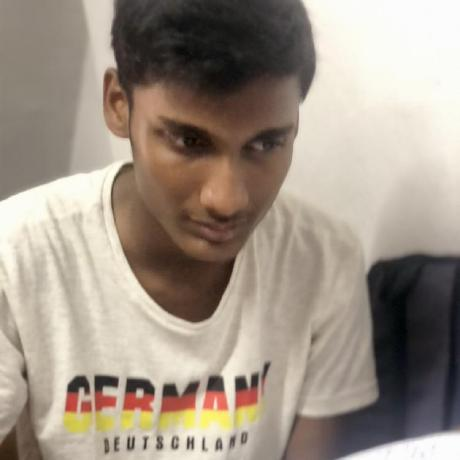
#> input picture photo.jpg, 460 x 460 px
$ python build_banner.py
#> lines starting #> are read from the running program, lines starting #| are printed output that depends on the picture; after the words box and inside, x2 and y2 are one past the last pixel; in counts of white or black regions, pixels touching at a corner belong together
"""
Build animated terminal banners (dark.svg and light.svg) adhering strictly to the
GitHub Profile Master Prompt specification.

Terminal Dimensions: 1180x610
Title: profile.sh --live
Left: ~38% portrait frame labelled VISUAL.MAP
Right: SYSTEM.INFO readout with computed dotted leaders, pulsing red LIVE badge, handle pill.
Palette:
  Portrait: #A78BFA (dark) / #7C3AED (light)
  UI Chrome: #22D3EE (dark) / #0891B2 (light)
  Accent: #10B981
  Background: #0A101F (dark) / #F8FAFC (light)
"""

import os
import math
import html
import numpy as np
from PIL import Image, ImageOps, ImageFilter, ImageDraw
import xml.etree.ElementTree as ET

def create_sample_avatar(width=280, height=340):
    """
    Fallback artistic high-tech head-and-shoulders silhouette
    if no external user photo is found.
    """
    img = Image.new("L", (width, height), color=0)
    draw = ImageDraw.Draw(img)

    cx, cy = width // 2, 130
    draw.ellipse([cx - 58, cy - 75, cx + 58, cy + 65], fill=195)
    draw.polygon([(cx - 45, cy + 30), (cx + 45, cy + 30), (cx, cy + 85)], fill=180)
    draw.rectangle([cx - 28, cy + 65, cx + 28, cy + 130], fill=150)
    draw.ellipse([cx - 135, cy + 115, cx + 135, cy + 310], fill=135)
    draw.ellipse([cx - 62, cy - 88, cx + 62, cy - 10], fill=80)
    draw.rectangle([cx - 38, cy - 15, cx - 12, cy - 8], fill=40)
    draw.rectangle([cx + 12, cy - 15, cx + 38, cy - 8], fill=40)
    draw.line([(cx, cy - 5), (cx - 4, cy + 22), (cx + 4, cy + 22)], fill=90, width=2)
    draw.line([(cx - 18, cy + 42), (cx + 18, cy + 42)], fill=60, width=3)
    return img

def process_portrait(image_path=None, grid_w=280, grid_h=340, dark_mode=True):
    """
    Implements Floyd-Steinberg dithering in serpentine order
    with contrast, autocontrast and unsharp mask per Master Prompt spec:
    - 280x340 grid
    - Contrast 1.3x only, autocontrast(cutoff=1), UnsharpMask(radius=3, percent=140)
    - 1-bit Floyd-Steinberg dither, serpentine order
    - Runs of dots as <path> with crispEdges
    """
#> called with image_path = 'photo.jpg', grid_w = 280, grid_h = 340, dark_mode = True
    if image_path and os.path.exists(image_path):
        raw_img = Image.open(image_path).convert("L")
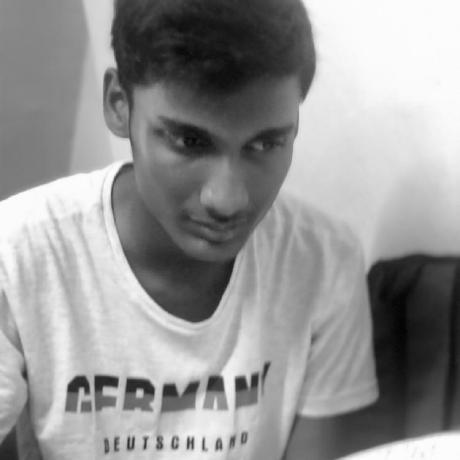
#> raw_img: PIL image 460x460 L; min 1, max 255, mean 149.4
        # Crop head-and-shoulders preserving aspect ratio
        img = ImageOps.fit(raw_img, (grid_w, grid_h), centering=(0.5, 0.35))
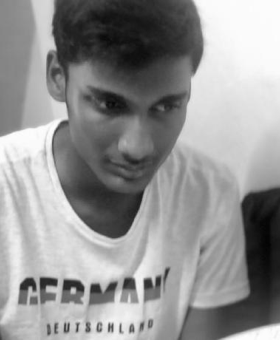
#> img: PIL image 280x340 L; min 3, max 254, mean 147.2
    else:
        img = create_sample_avatar(grid_w, grid_h)

    # Autocontrast(cutoff=1)
    img = ImageOps.autocontrast(img, cutoff=1)
    # Contrast 1.3x
    lut = [min(255, max(0, int(128 + 1.3 * (i - 128)))) for i in range(256)]
    img = img.point(lut)
    # UnsharpMask(radius=3, percent=140)
    img = img.filter(ImageFilter.UnsharpMask(radius=3, percent=140))
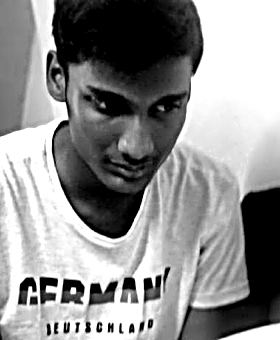
#> img: PIL image 280x340 L; min 0, max 255, mean 143.2

    arr = np.array(img, dtype=float)

    # In dark mode: lit pixels drawn on dark panel
    if not dark_mode:
        arr = 255.0 - arr

    # Serpentine Floyd-Steinberg dithering
    output_bits = np.zeros((grid_h, grid_w), dtype=np.uint8)
    h, w = arr.shape
#> h = 340; w = 280

    for y in range(h):
        is_even = (y % 2 == 0)
        x_range = range(w) if is_even else range(w - 1, -1, -1)
        for x in x_range:
            old_val = arr[y, x]
            new_val = 255.0 if old_val > 127.5 else 0.0
            output_bits[y, x] = 1 if new_val == 255.0 else 0
            err = old_val - new_val

            if is_even:
                if x + 1 < w:
                    arr[y, x + 1] += err * (7.0 / 16.0)
                if y + 1 < h:
                    if x - 1 >= 0:
                        arr[y + 1, x - 1] += err * (3.0 / 16.0)
                    arr[y + 1, x] += err * (5.0 / 16.0)
                    if x + 1 < w:
                        arr[y + 1, x + 1] += err * (1.0 / 16.0)
            else:
                if x - 1 >= 0:
                    arr[y, x - 1] += err * (7.0 / 16.0)
                if y + 1 < h:
                    if x + 1 < w:
                        arr[y + 1, x + 1] += err * (3.0 / 16.0)
                    arr[y + 1, x] += err * (5.0 / 16.0)
                    if x - 1 >= 0:
                        arr[y + 1, x - 1] += err * (1.0 / 16.0)
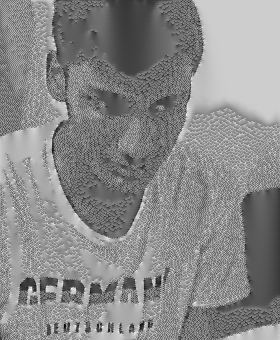
#> arr: shape (340, 280) float64; min -94.79, max 339.1, mean 140; drawn with min black and max white
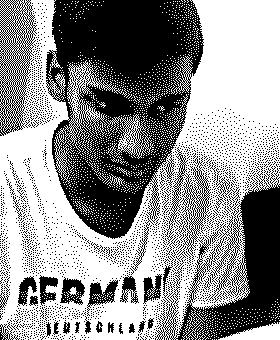
#> output_bits: shape (340, 280); values 0 (black) and 1 (white), 56.2% white; 2602 black regions (2566 under 20 px), largest, box (x1, y1, x2, y2) and area: (46, 0, 204, 239) 23057, (155, 166, 280, 340) 8424, (0, 0, 37, 136) 1976

    return output_bits

def bits_to_svg_paths(bits, origin_x=65, origin_y=118, scale_x=1.32, scale_y=1.28):
    """
    Compresses consecutive horizontal dot runs into efficient SVG <path> d strings
    with crispEdges rendering to avoid font-glyph mushing.
    """
#> called with origin_x = 65, origin_y = 118, scale_x = 1.32, scale_y = 1.28
    h, w = bits.shape
#> h = 340; w = 280
    path_segments = []

    for y in range(h):
        run_start = None
        for x in range(w):
            if bits[y, x] == 1:
                if run_start is None:
                    run_start = x
            else:
                if run_start is not None:
                    sx = origin_x + run_start * scale_x
                    sy = origin_y + y * scale_y
                    rlen = (x - run_start) * scale_x
                    path_segments.append(f"M{sx:.1f} {sy:.1f}h{rlen:.1f}v{scale_y:.1f}h-{rlen:.1f}z")
                    run_start = None
        if run_start is not None:
            sx = origin_x + run_start * scale_x
            sy = origin_y + y * scale_y
            rlen = (w - run_start) * scale_x
            path_segments.append(f"M{sx:.1f} {sy:.1f}h{rlen:.1f}v{scale_y:.1f}h-{rlen:.1f}z")

    return " ".join(path_segments)

def generate_banner(output_path, dark_mode=True, photo_path=None):
    # Palette per specification
    bg_color = "#0A101F" if dark_mode else "#F8FAFC"
    term_bar_bg = "#0D1527" if dark_mode else "#E2E8F0"
    term_border = "#1E293B" if dark_mode else "#CBD5E1"
    chrome_color = "#22D3EE" if dark_mode else "#0891B2"
    portrait_color = "#A78BFA" if dark_mode else "#7C3AED"
    accent_color = "#10B981"
    leader_color = "#334155" if dark_mode else "#CBD5E1"
    label_color = "#94A3B8" if dark_mode else "#64748B"
    value_color = "#F8FAFC" if dark_mode else "#0F172A"

    # Dithered portrait
    bits = process_portrait(photo_path, grid_w=280, grid_h=340, dark_mode=dark_mode)
    path_d = bits_to_svg_paths(bits, origin_x=65, origin_y=118, scale_x=1.32, scale_y=1.28)

    # Info panel rows from CV
    info_rows = [
        ("Subject", "Uvaram Mohanaram"),
        ("Role", "AI / ML & Software Engineer"),
        ("Origin", "Colombo, Sri Lanka"),
        ("Education", "BSc (Hons) Software Eng · KDU"),
        ("Status", "Building + Training + Shipping"),
        ("ToolChain", "VS Code · Git · Docker · Azure · Linux"),
        ("Core.Lang", "Python · TypeScript · JavaScript · SQL"),
        ("Core.AI", "PyTorch · Hugging Face · ONNX Runtime"),
        ("Core.MLOps", "FastAPI · Docker · Azure · GitHub CI/CD"),
        ("Core.Data", "scikit-learn · Pandas · NumPy · RAG"),
        ("Core.Web", "Next.js · React · Vite · Tailwind CSS"),
        ("Core.DB", "Supabase (Postgres) · Pinecone · SQLite"),
        ("Platform", "Xyrex · Scalable AI Systems & Engineering"),
        ("Grid.Mail", "mohanuvaram123@gmail.com"),
        ("Grid.LinkedIn", "uvaram-mohanaram-aa20932b1"),
        ("Grid.GitHub", "github.com/batman2400"),
        ("Grid.Lead", "Team Leader · Team Fade (TensorForge 2.0)"),
    ]

    # Generate SVGs
    svg_lines = [
        f'<svg xmlns="http://www.w3.org/2000/svg" viewBox="0 0 1180 610" width="1180" height="610">',
        f'  <defs>',
        f'    <style>',
        f'      @keyframes pulse {{ 0%, 100% {{ opacity: 1; }} 50% {{ opacity: 0.25; }} }}',
        f'      .pulse-red {{ animation: pulse 1.5s cubic-bezier(0.4, 0, 0.6, 1) infinite; }}',
        f'      .mono {{ font-family: ui-monospace, SFMono-Regular, "SF Mono", Menlo, Consolas, "Liberation Mono", monospace; }}',
        f'    </style>',
        f'  </defs>',
        f'  <!-- Background -->',
        f'  <rect width="1180" height="610" rx="14" fill="{bg_color}" stroke="{term_border}" stroke-width="1.5" />',
        f'  <!-- Terminal Titlebar -->',
        f'  <path d="M 0 14 Q 0 0 14 0 L 1166 0 Q 1180 0 1180 14 L 1180 44 L 0 44 Z" fill="{term_bar_bg}" />',
        f'  <line x1="0" y1="44" x2="1180" y2="44" stroke="{term_border}" stroke-width="1" />',
        f'  <!-- Window Buttons -->',
        f'  <circle cx="28" cy="22" r="6" fill="#EF4444" />',
        f'  <circle cx="48" cy="22" r="6" fill="#F59E0B" />',
        f'  <circle cx="68" cy="22" r="6" fill="#10B981" />',
        f'  <!-- Terminal Title -->',
        f'  <text x="590" y="27" text-anchor="middle" fill="{label_color}" class="mono" font-size="13" font-weight="600">profile.sh --live</text>',
        f'  <!-- Pulse LIVE Badge -->',
        f'  <circle cx="1035" cy="22" r="4.5" fill="#EF4444" class="pulse-red" />',
        f'  <text x="1048" y="26" fill="#EF4444" class="mono" font-size="12" font-weight="700" letter-spacing="1">LIVE</text>',
        f'  <!-- Handle Pill -->',
        f'  <rect x="1090" y="11" width="76" height="22" rx="11" fill="{chrome_color}" fill-opacity="0.15" stroke="{chrome_color}" stroke-width="1" />',
        f'  <text x="1128" y="26" text-anchor="middle" fill="{chrome_color}" class="mono" font-size="11" font-weight="700">@batman2400</text>',
        f'  <!-- Left Column: Portrait Frame -->',
        f'  <rect x="45" y="65" width="410" height="515" rx="8" fill="{bg_color}" stroke="{term_border}" stroke-width="1" />',
        f'  <!-- Portrait Header -->',
        f'  <rect x="45" y="65" width="410" height="34" rx="8" fill="{term_bar_bg}" fill-opacity="0.7" />',
        f'  <line x1="45" y1="99" x2="455" y2="99" stroke="{term_border}" stroke-width="1" />',
        f'  <text x="65" y="87" fill="{chrome_color}" class="mono" font-size="12" font-weight="700" letter-spacing="1.5">VISUAL.MAP</text>',
        f'  <text x="435" y="87" text-anchor="end" fill="{accent_color}" class="mono" font-size="11">DITHER_1BIT</text>',
        f'  <!-- Portrait Dither Dots Path -->',
        f'  <g fill="{portrait_color}" shape-rendering="crispEdges">',
        f'    <path d="{path_d}" />',
        f'  </g>',
        f'  <!-- Right Column: SYSTEM.INFO Panel -->',
        f'  <rect x="475" y="65" width="660" height="515" rx="8" fill="{bg_color}" stroke="{term_border}" stroke-width="1" />',
        f'  <!-- SYSTEM.INFO Header -->',
        f'  <rect x="475" y="65" width="660" height="34" rx="8" fill="{term_bar_bg}" fill-opacity="0.7" />',
        f'  <line x1="475" y1="99" x2="1135" y2="99" stroke="{term_border}" stroke-width="1" />',
        f'  <text x="495" y="87" fill="{chrome_color}" class="mono" font-size="12" font-weight="700" letter-spacing="1.5">SYSTEM.INFO</text>',
        f'  <text x="1115" y="87" text-anchor="end" fill="{label_color}" class="mono" font-size="11">SYS_STATUS: ONLINE</text>',
    ]

    # Render info rows with computed dotted leaders and XML-escaped content
    start_y = 130
    spacing = 26
    label_x = 498

    for i, (label, val) in enumerate(info_rows):
        cur_y = start_y + i * spacing
        dots_count = max(3, 72 - (len(label) + len(val)))
        dots_str = " " + ("." * dots_count) + " "

        esc_label = html.escape(label)
        esc_val = html.escape(val)

        svg_lines.append(
            f'  <g class="mono" font-size="13">'
            f'<text x="{label_x}" y="{cur_y}" fill="{label_color}">{esc_label}'
            f'<tspan fill="{leader_color}">{dots_str}</tspan>'
            f'<tspan fill="{value_color}" font-weight="600">{esc_val}</tspan>'
            f'</text>'
            f'</g>'
        )
#> after the loop, svg_lines = 60 items

    # Footer status line
    svg_lines.append(f'  <line x1="475" y1="545" x2="1135" y2="545" stroke="{term_border}" stroke-width="1" />')
    svg_lines.append(f'  <text x="498" y="565" fill="{accent_color}" class="mono" font-size="12">&#9654; model.eval() --precision bfloat16 --inference-ready</text>')
    svg_lines.append(f'  <text x="1115" y="565" text-anchor="end" fill="{label_color}" class="mono" font-size="11">UTC: 2026.10</text>')

    svg_lines.append('</svg>')

    full_svg = "\n".join(svg_lines)

    # Validate XML before writing
    try:
        ET.fromstring(full_svg)
    except ET.ParseError as err:
        raise ValueError(f"Generated SVG has XML parse error: {err}")

    with open(output_path, "w", encoding="utf-8") as f:
        f.write(full_svg)

if __name__ == "__main__":
    work_dir = os.path.dirname(os.path.abspath(__file__))
    dark_path = os.path.join(work_dir, "dark.svg")
    light_path = os.path.join(work_dir, "light.svg")

    photo_path = os.path.join(work_dir, "photo.jpg")
    if not os.path.exists(photo_path):
        photo_path = None

    print(f"Generating dark.svg with user photo: {photo_path}")
    generate_banner(dark_path, dark_mode=True, photo_path=photo_path)
    print(f"Generating light.svg with user photo: {photo_path}")
    generate_banner(light_path, dark_mode=False, photo_path=photo_path)
#> call 2 of process_portrait, with image_path = 'photo.jpg', grid_w = 280, grid_h = 340, dark_mode = False
#> in process_portrait (call 2), `arr = 255.0 - arr`:
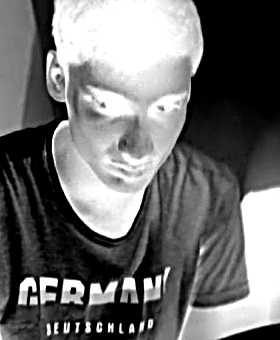
#> arr: shape (340, 280) float64; min 0, max 255, mean 111.8
#> after the loop in process_portrait (call 2), `for y in range(h):`:
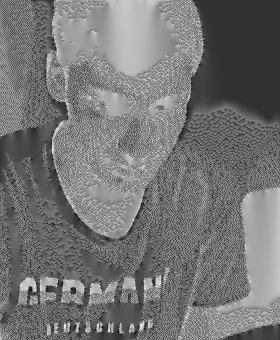
#> arr: shape (340, 280) float64; min -84.14, max 349.8, mean 115; drawn with min black and max white
    print("All banners generated and XML validated successfully!")
